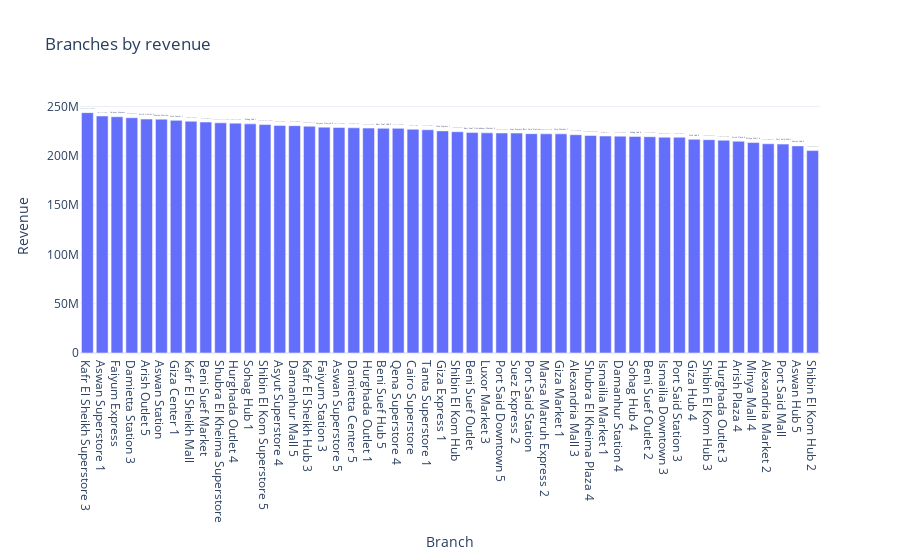

Notebook cell for this chart:
### Code cell
import plotly.express as px

fig = px.bar(
    df,
    x="Branch.BranchName",
    y="Revenue",
    text="Branch.BranchName",  
    title="Branches by revenue",
    template="plotly_white"
)

fig.update_traces(textposition="outside")
fig.update_layout(
    xaxis_title="Branch",
    yaxis_title="Revenue",
    showlegend=True
)

fig.show()

### Figure 1 — Plotly figure (JSON) as saved in the notebook; plotly's stock layout.template omitted (floating-point values rounded to 4 significant figures)
{"data": [{"hovertemplate": "Branch.BranchName=%{text}<br>Revenue=%{y}<extra></extra>", "legendgroup": "", "marker": {"color": "#636efa", "pattern": {"shape": ""}}, "name": "", "orientation": "v", "showlegend": false, "text": ["Kafr El Sheikh Superstore 3", "Aswan Superstore 1", "Faiyum Express", "Damietta Station 3", "Arish Outlet 5", "Aswan Station", "Giza Center 1", "Kafr El Sheikh Mall", "Beni Suef Market", "Shubra El Kheima Superstore", "Hurghada Outlet 4", "Sohag Hub 1", "Shibin El Kom Superstore 5", "Asyut Superstore 4", "Damanhur Mall 5", "Kafr El Sheikh Hub 3", "Faiyum Station 3", "Aswan Superstore 5", "Damietta Center 5", "Hurghada Outlet 1", "Beni Suef Hub 5", "Qena Superstore 4", "Cairo Superstore", "Tanta Superstore 1", "Giza Express 1", "Shibin El Kom Hub", "Beni Suef Outlet", "Luxor Market 3", "Port Said Downtown 5", "Suez Express 2", "Port Said Station", "Marsa Matruh Express 2", "Giza Market 1", "Alexandria Mall 3", "Shubra El Kheima Plaza 4", "Ismailia Market 1", "Damanhur Station 4", "Sohag Hub 4", "Beni Suef Outlet 2", "Ismailia Downtown 3", "Port Said Station 3", "Giza Hub 4", "Shibin El Kom Hub 3", "Hurghada Outlet 3", "Arish Plaza 4", "Minya Mall 4", "Alexandria Market 2", "Port Said Mall", "Aswan Hub 5", "Shibin El Kom Hub 2"], "textposition": "outside", "type": "bar", "x": ["Kafr El Sheikh Superstore 3", "Aswan Superstore 1", "Faiyum Express", "Damietta Station 3", "Arish Outlet 5", "Aswan Station", "Giza Center 1", "Kafr El Sheikh Mall", "Beni Suef Market", "Shubra El Kheima Superstore", "Hurghada Outlet 4", "Sohag Hub 1", "Shibin El Kom Superstore 5", "Asyut Superstore 4", "Damanhur Mall 5", "Kafr El Sheikh Hub 3", "Faiyum Station 3", "Aswan Superstore 5", "Damietta Center 5", "Hurghada Outlet 1", "Beni Suef Hub 5", "Qena Superstore 4", "Cairo Superstore", "Tanta Superstore 1", "Giza Express 1", "Shibin El Kom Hub", "Beni Suef Outlet", "Luxor Market 3", "Port Said Downtown 5", "Suez Express 2", "Port Said Station", "Marsa Matruh Express 2", "Giza Market 1", "Alexandria Mall 3", "Shubra El Kheima Plaza 4", "Ismailia Market 1", "Damanhur Station 4", "Sohag Hub 4", "Beni Suef Outlet 2", "Ismailia Downtown 3", "Port Said Station 3", "Giza Hub 4", "Shibin El Kom Hub 3", "Hurghada Outlet 3", "Arish Plaza 4", "Minya Mall 4", "Alexandria Market 2", "Port Said Mall", "Aswan Hub 5", "Shibin El Kom Hub 2"], "xaxis": "x", "y": [243700000.0, 240300000.0, 239600000.0, 238600000.0, 237200000.0, 237100000.0, 235900000.0, 235000000.0, 234200000.0, 233400000.0, 233100000.0, 232400000.0, 231600000.0, 230800000.0, 230500000.0, 229900000.0, 229000000.0, 228600000.0, 228300000.0, 228000000.0, 227800000.0, 227800000.0, 226900000.0, 226400000.0, 225200000.0, 224400000.0, 223500000.0, 223200000.0, 223100000.0, 223000000.0, 222400000.0, 222300000.0, 222200000.0, 221300000.0, 220600000.0, 220000000.0, 219900000.0, 219600000.0, 219300000.0, 218800000.0, 218700000.0, 216700000.0, 216300000.0, 215700000.0, 214700000.0, 213400000.0, 212200000.0, 211800000.0, 210000000.0, 205200000.0], "yaxis": "y"}], "layout": {"barmode": "relative", "legend": {"tracegroupgap": 0}, "showlegend": true, "title": {"text": "Branches by revenue"}, "xaxis": {"anchor": "y", "domain": [0, 1], "title": {"text": "Branch"}}, "yaxis": {"anchor": "x", "domain": [0, 1], "title": {"text": "Revenue"}}}}
